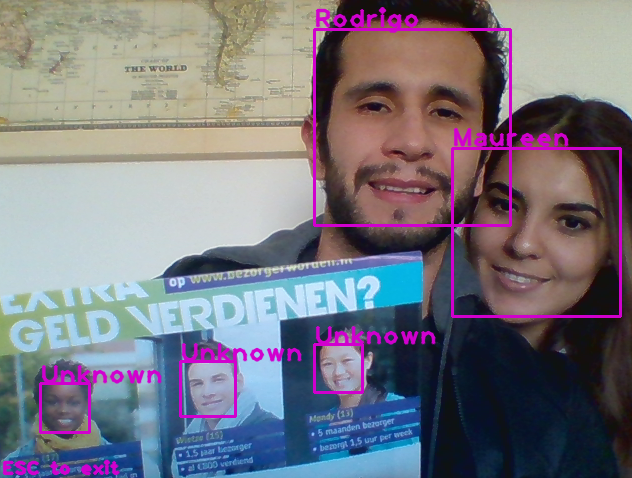
#> input picture notebooks_tutorial/images/face_recon_example.png, 632 x 478 px, given in place of the camera
$ jupyter execute 02_Face_Detection_and_Building_the_Dataset.ipynb   (shell and % lines are left out)   (Python 2 division)   (text cells are left out)
#> lines starting #> are read from the running program, lines starting #| are printed output that depends on the picture; after the words box and inside, x2 and y2 are one past the last pixel; in counts of white or black regions, pixels touching at a corner belong together
[cell 1]
from IPython.display import YouTubeVideo
import cv2
import numpy as np
import os
import math
from matplotlib import pyplot as plt
from IPython.display import clear_output # Extra

# Open a new thread to manage the external cv2 interaction
cv2.startWindowThread()

def plt_show(image, title=""):
    if len(image.shape) == 3:
        image = cv2.cvtColor(image, cv2.COLOR_BGR2RGB)
    plt.axis("off")
    plt.title(title)
    plt.imshow(image, cmap="Greys_r")
    plt.show()

[cell 2]
webcam = cv2.VideoCapture(0)
_, frame = webcam.read()
#> frame is the input picture: shape (478, 632, 3); mean B, G, R 128.2, 118, 120.3
webcam.release()
plt_show(frame)

[cell 3]
detector = cv2.CascadeClassifier("xml/frontal_face.xml")

scale_factor = 1.2
min_neighbors = 5
min_size = (30, 30)
biggest_only = True
flags = cv2.CASCADE_FIND_BIGGEST_OBJECT | \
            cv2.CASCADE_DO_ROUGH_SEARCH if biggest_only else \
            cv2.CASCADE_SCALE_IMAGE

faces_coord = detector.detectMultiScale(frame,
                                        scaleFactor=scale_factor,
                                        minNeighbors=min_neighbors,
                                        minSize=min_size,
                                        flags=flags)
#> faces_coord = [[40, 384, 47, 47], [316, 346, 46, 46], [181, 360, 54, 54], [454, 151, 163, 163], [313, 31, 195, 195]]
print "Type: " + str(type(faces_coord))
#| Type: <class 'numpy.ndarray'>
print faces_coord
#| [[ 40 384  47  47]
#|  [316 346  46  46]
#|  [181 360  54  54]
#|  [454 151 163 163]
#|  [313  31 195 195]]
print "Length: " + str(len(faces_coord))
#| Length: 5

[cell 4]
for (x, y, w, h) in faces_coord:
    cv2.rectangle(frame, (x, y), (x + w, y + h), (150, 150, 0), 8)
#> this loop made 5 passes
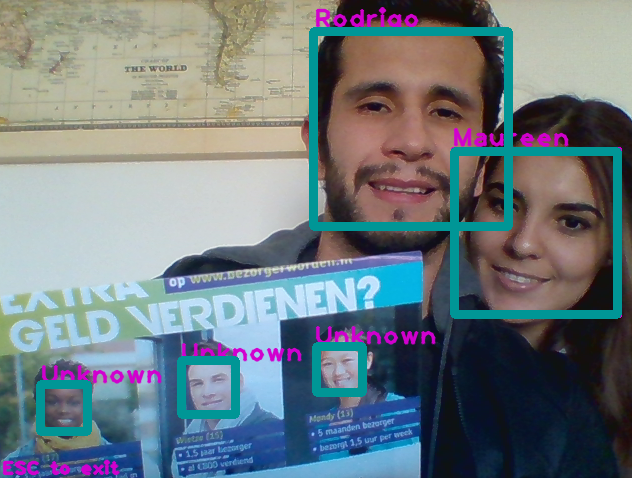
#> frame: shape (478, 632, 3); 5.91% of pixels changed, all inside (x1, y1, x2, y2) = (36, 27, 622, 436)
plt_show(frame)

[cell 5]
class FaceDetector(object):
    def __init__(self, xml_path):
        self.classifier = cv2.CascadeClassifier(xml_path)

    def detect(self, image, biggest_only=True):
        scale_factor = 1.2
        min_neighbors = 5
        min_size = (30, 30)
        biggest_only = True
        flags = cv2.CASCADE_FIND_BIGGEST_OBJECT | \
                    cv2.CASCADE_DO_ROUGH_SEARCH if biggest_only else \
                    cv2.CASCADE_SCALE_IMAGE
        faces_coord = self.classifier.detectMultiScale(image,
                                                       scaleFactor=scale_factor,
                                                       minNeighbors=min_neighbors,
                                                       minSize=min_size,
                                                       flags=flags)
        return faces_coord

[cell 6]
class VideoCamera(object):
    def __init__(self, index=0):
#> called with index = 0
        self.video = cv2.VideoCapture(index)
        self.index = index
        print self.video.isOpened()
#| True

    def __del__(self):
        self.video.release()

    def get_frame(self, in_grayscale=False):
        _, frame = self.video.read()
        if in_grayscale:
            frame = cv2.cvtColor(frame, cv2.COLOR_BGR2GRAY)
        return frame

[cell 7]
webcam = VideoCamera()
detector = FaceDetector("xml/frontal_face.xml")
